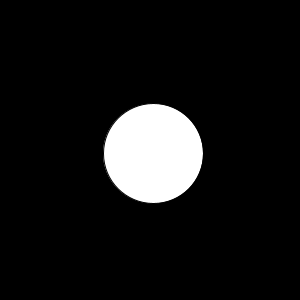
Frame 1 (no input)
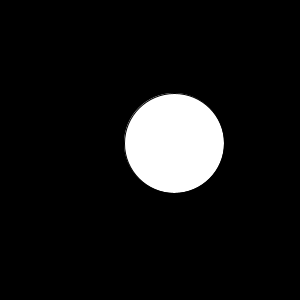
Frame 60 (the mouse pressed at the canvas centre just before this capture)
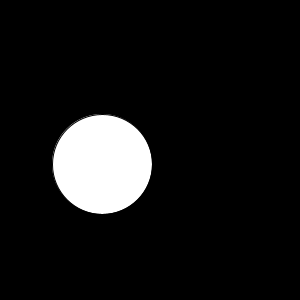
Frame 120 (the mouse held since frame 60 and released just before this capture)

The Processing sketch that drew these frames (run headless with seeded random() and noise(); from frame 60 on, the mouse is pressed at the canvas centre):

// Processing sketch: bolaSaltarina_1
// ── bolaSaltarina_1.pde
float x; //controlara la direccion horizontal
float y; //controlara la direccion vertical
float directionX = 1;
float directionY = 1;
float speedX;
float speedY;
float s; //pal tamagno

void setup() {
  size(300, 300);
  x = width/2;
  y = height/2;
  speedX = 3;
  speedY = 3.5;

  s = 100;
}

void draw() { 
  background(0);

  if (x>width - s/2) {
    directionX *= -1;
  } else if (x< s/2) {
    directionX *= -1;
  }

  if (y>height - s/2) {
    directionY *= -1;
  } else if (y<s/2) {
    directionY *= -1;
  }

  println("dirX = " + directionX + "   dirY = " + directionY);

  x += directionX * speedX;
  y += directionY * speedY;
  ellipse(x, y, s, s);
}
